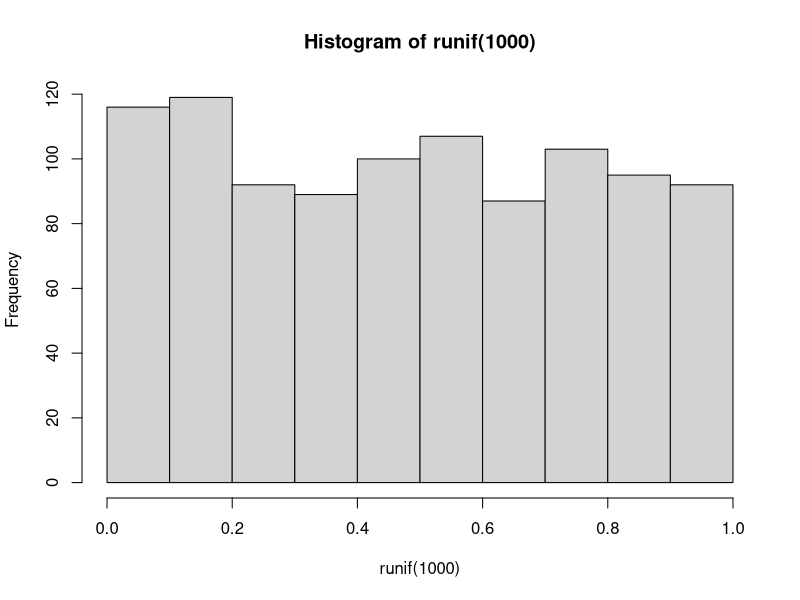
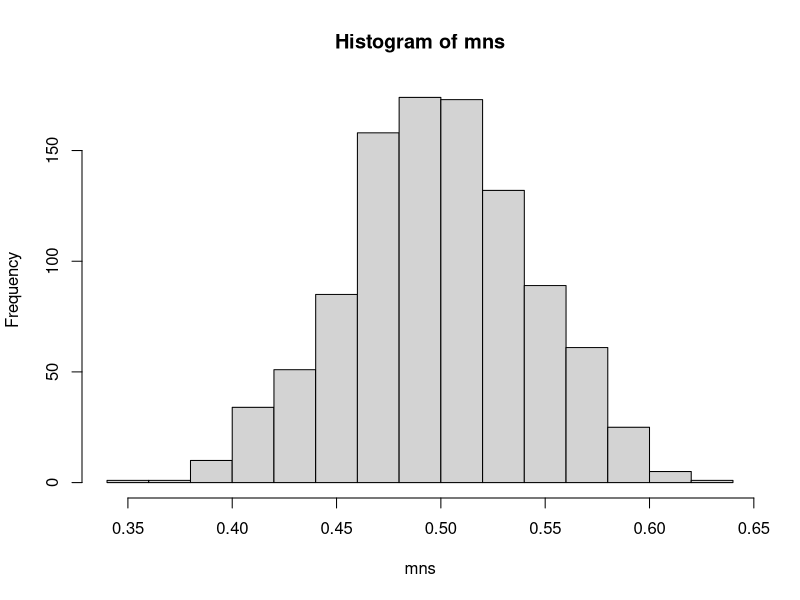
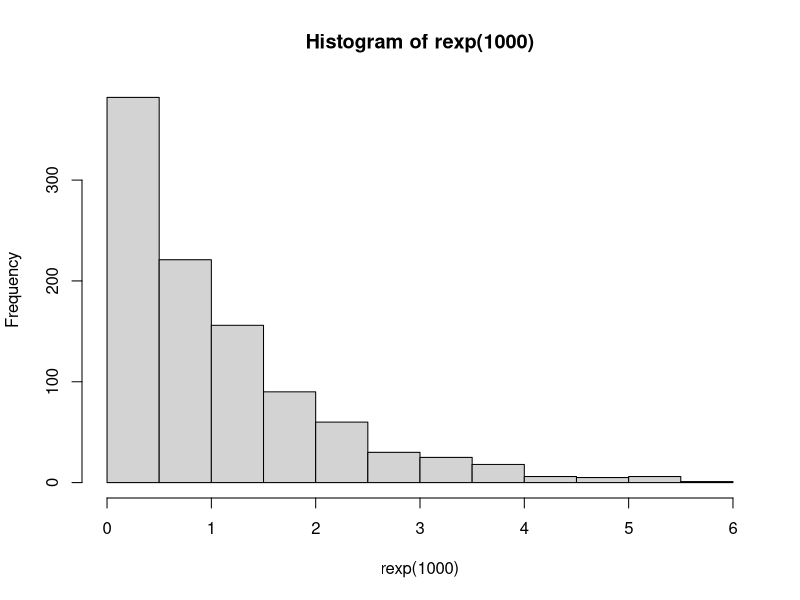
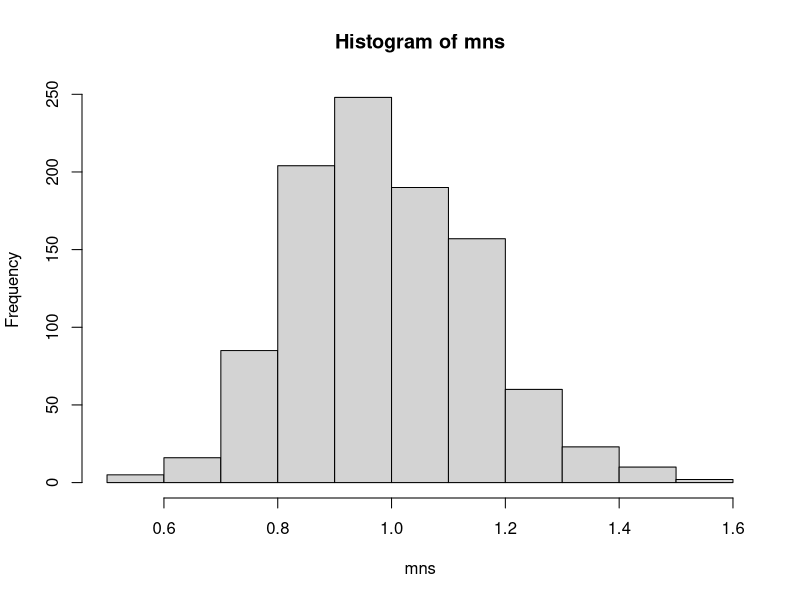

These figures' R source, in order:
## ---- chunk 1
hist(runif(1000))
## ---- chunk 2
mns = NULL
for (i in 1 : 1000) mns = c(mns, mean(runif(40)))
hist(mns)
## ---- chunk 3
hist(rexp(1000))
## ---- chunk 4
mns = NULL
for (i in 1 : 1000) mns = c(mns, mean(rexp(40)))
hist(mns)
## ---- chunk 5
library("datasets")

dftg <- ToothGrowth

head(dftg)
?ToothGrowth
